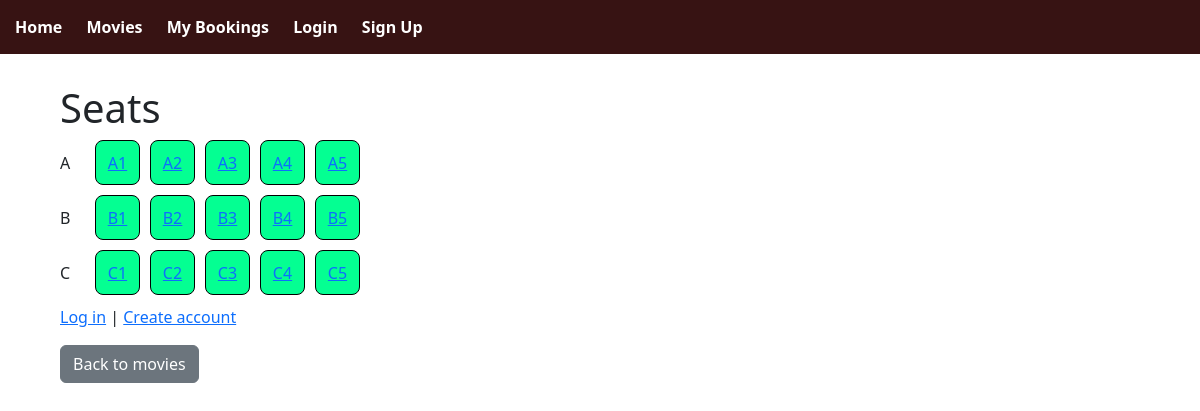
Page /showings/3/seats/ on the earlier database version.
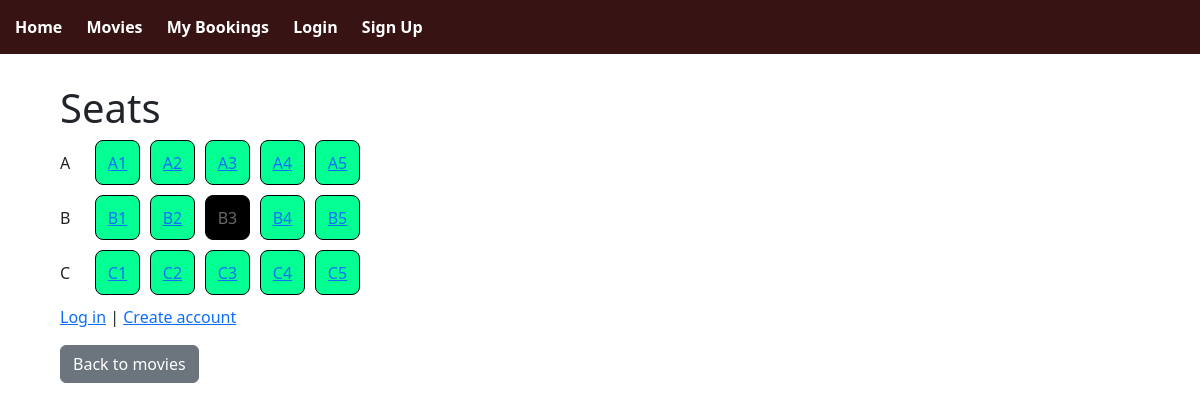
Same page on the later database version.
### bookings/models.py (models this page shows, shortened)
class Seat(models.Model):
    showing = models.ForeignKey(Showing, on_delete=models.CASCADE)
    seat_number = models.CharField(max_length=5)
    booking_status = models.BooleanField()

### bookings/views.py (the view)
# urls.py: path('showings/<int:showing_id>/seats/', views.seat_list, name='seat_list'),
def seat_list(request, showing_id):
    seats = Seat.objects.filter(showing_id=showing_id)
    def parse_seat(seat_num: str):
        match = re.match(r"^([A-Za-z]+)(\d+)$", seat_num.strip())
        if not match:
            return (seat_num, 0)
        row = match.group(1).upper()
        num = int(match.group(2))
        return (row, num)
    seat_rows = defaultdict(list)
    for seat in seats:
        row, num = parse_seat(seat.seat_number)
        seat_rows[row].append((num, seat))
    ordered_rows = []
    for row in sorted(seat_rows.keys()):
        ordered_seats = [seat for (num, seat) in sorted(seat_rows[row], key=lambda x: x[0])]
        ordered_rows.append((row, ordered_seats))
    return render(request, "bookings/seat_booking.html", {"seat_rows": ordered_rows})

### bookings/templates/bookings/seat_booking.html (shortened to what this page needs)
<!DOCTYPE html>
{% extends "bookings/base.html" %}
{% block content %}
<html>
<body>
    <h1>Seats</h1>
{% for row, seats in seat_rows %}
  <div class="seat-row">
    <div class="row-label">{{ row }}</div>
    {% for seat in seats %}
      {% if seat.booking_status %}
        <span class="seat seat-booked">{{ seat.seat_number }}</span>
      {% else %}
        <a class="seat seat-available" href="{% url 'book_seat' seat.id %}">
          {{ seat.seat_number }}
        </a>
      {% endif %}
    {% endfor %}
  </div>
{% endfor %}
{% if not user.is_authenticated %}
<p>
  <a href="/accounts/login/">Log in</a> |
  <a href="/signup/">Create account</a>
</p>
{% endif %}
<a href="{% url 'movie_list' %}" class="btn btn-secondary">Back to movies</a>
</body>
</html>
{% endblock %}

Differences in the rows shown:
changed Seat (number 8 of 15 on the later page): booking_status False → True (drawn)
